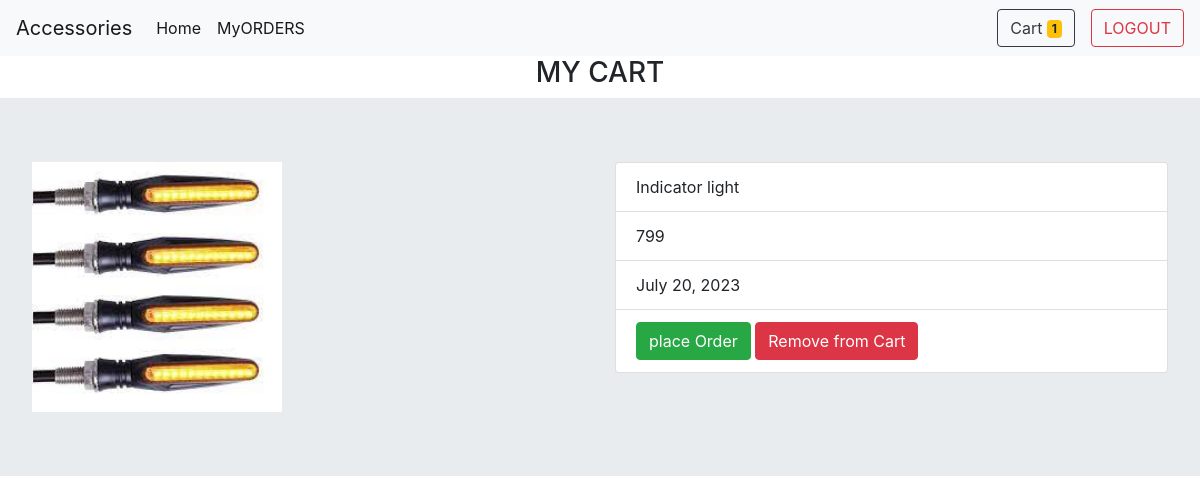
Page /cust/viewcart (signed in) on the committed database.
### customer/models.py (models this page shows)
class Cart(models.Model):
    product=models.ForeignKey(Product,on_delete=models.CASCADE)
    user=models.ForeignKey(User,on_delete=models.CASCADE)
    date=models.DateField(auto_now_add=True)
    status=models.CharField(max_length=100,default="cart")

### store/models.py (models this page shows)
class Product(models.Model):
    name=models.CharField(max_length=100)
    price=models.IntegerField()
    image=models.ImageField(upload_to="product_images")
    description=models.CharField(max_length=300)
    category=models.CharField(max_length=100)

### customer/views.py (the view)
# urls.py: path('viewcart',CartListView.as_view(),name="vcart"),
@method_decorator(signin_required,name="dispatch")
class CartListView(ListView):
    template_name="cart-list.html"
    model=Cart
    context_object_name="cartitem"
    def get_queryset(self):
        cart=Cart.objects.filter(user=self.request.user,status="cart")
        total=Cart.objects.filter(user=self.request.user).aggregate(tot=Sum("product__price"))
        return {"items":cart,"total":total}

### customer/context_processor.py (called while the page is built)
def cart_count(request):
    if request.user.is_authenticated:
         cnt=Cart.objects.filter(user=request.user,status="cart").count()
         return {"count":cnt}
    else:
        return {"count":0}

### customer/views.py (called while the page is built)
def signin_required(fn):
    def inner(request,*args,**kwargs):
        if request.user.is_authenticated:
           return fn(request,*args,**kwargs)
        else:
            messages.error(request,"Please Login")
            return redirect("log")
    return inner

### customer/templates/cart-list.html (shortened to what this page needs)
{% extends 'navbar.html' %}
{% block nav %}
<h3 class="text-center font-bold">MY CART</h3>
{% for i in cartitem.items %}
<div class="row jumbotron">
    <div class="col">
        <img height="250px" src="{{i.product.image.url}}" alt="">
    </div>
    <div class="col">
        <ul class="list-group">
            <li class="list-group-item">
                {{i.product.name}}
            </li>
            <li class="list-group-item">
                {{i.product.price}}
            </li>
            <li class="list-group-item">
                {{i.date}}
            </li>
            <li class="list-group-item">
                <a href="{% url 'chckout' i.id %}" class="btn btn-success">place Order</a>
                <a href="{% url 'dcart' i.id %}" class="btn btn-danger">Remove from Cart</a>
            </li>
        </ul>
    </div>
</div>
{%endfor%}
{% endblock nav %}

### rows in the picture
Cart: product.image (picture), product.name "Indicator light", product.price "799", date "July 20, 2023"

### other values in the picture
{{ count }} "1"
